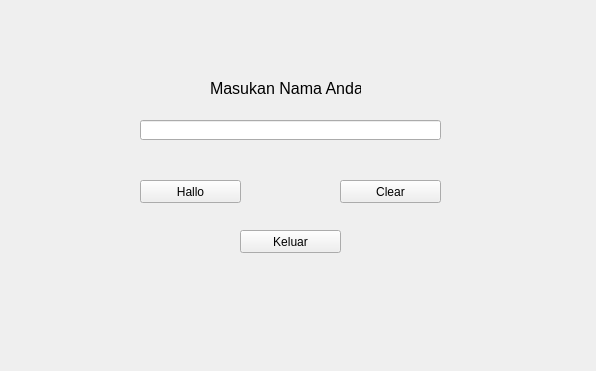
<?xml version="1.0" encoding="UTF-8"?>
<ui version="4.0">
 <class>Form</class>
 <widget class="QWidget" name="Form">
  <property name="geometry">
   <rect>
    <x>0</x>
    <y>0</y>
    <width>596</width>
    <height>371</height>
   </rect>
  </property>
  <property name="windowTitle">
   <string>Form</string>
  </property>
  <widget class="QLabel" name="label">
   <property name="geometry">
    <rect>
     <x>210</x>
     <y>80</y>
     <width>151</width>
     <height>16</height>
    </rect>
   </property>
   <property name="font">
    <font>
     <pointsize>12</pointsize>
    </font>
   </property>
   <property name="text">
    <string>Masukan Nama Anda</string>
   </property>
  </widget>
  <widget class="QLineEdit" name="namaEdit">
   <property name="geometry">
    <rect>
     <x>140</x>
     <y>120</y>
     <width>301</width>
     <height>20</height>
    </rect>
   </property>
  </widget>
  <widget class="QPushButton" name="clear">
   <property name="geometry">
    <rect>
     <x>340</x>
     <y>180</y>
     <width>101</width>
     <height>23</height>
    </rect>
   </property>
   <property name="text">
    <string>Clear</string>
   </property>
  </widget>
  <widget class="QPushButton" name="keluar">
   <property name="geometry">
    <rect>
     <x>240</x>
     <y>230</y>
     <width>101</width>
     <height>23</height>
    </rect>
   </property>
   <property name="text">
    <string>Keluar</string>
   </property>
  </widget>
  <widget class="QPushButton" name="hallo">
   <property name="geometry">
    <rect>
     <x>140</x>
     <y>180</y>
     <width>101</width>
     <height>23</height>
    </rect>
   </property>
   <property name="text">
    <string>Hallo</string>
   </property>
  </widget>
 </widget>
 <resources/>
 <connections/>
</ui>
